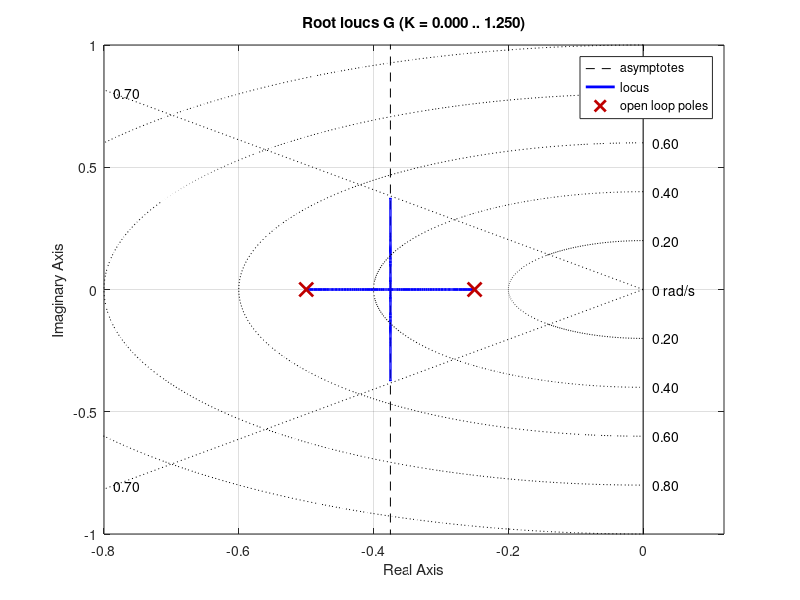

Write the MATLAB code that produced this figure. (Note: this script raises an error after producing the figure.)
%% Ch.4 — Example 4.7 in code
% Process Dynamics and Control, SeoulTech — slide 36
% https://seoultechpse.github.io/ProCon/ch4/ch4_stability.html#/35
% Requires: Control System Toolbox

clear; close all; clc

G = tf(1, conv([2 1],[4 1]));
rlocus(G); axis([-0.8 0 -1 1]); sgrid(0.7, 0.2:0.2:1)   % wn > 0
zeta = 0.7;
Kc = 9/(8*zeta^2) - 1                 % exact: 1.296  (rlocfind click: ~1.23)
pole(feedback(Kc*G,1))
stepinfo(feedback(Kc*G,1))
